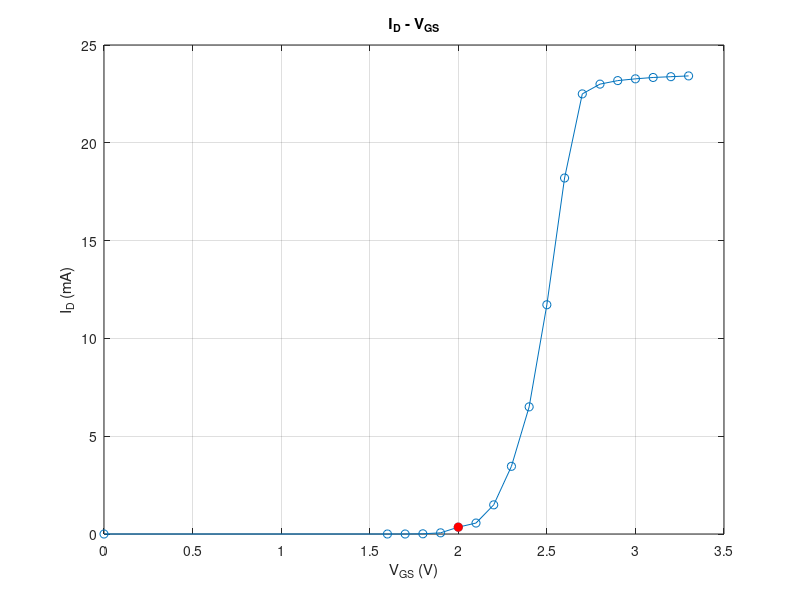

MATLAB code to generate this figure:
VDD=[0 1.6 1.7 1.8 1.9 2.0 2.1 2.2 2.3 2.4 2.5 2.6 2.7 2.8 2.9 3.0 3.1 3.2 3.3];
ID=[0 0 0 0.01 0.06 0.35 0.56 1.49 3.46 6.5 11.72 18.20 22.5 23 23.18 23.27 23.34 23.38 23.42];
plot(VDD,ID,'-o');grid on
xlabel('V_G_S (V)');ylabel('I_D (mA)');
title('I_D - V_G_S');
hold on
i=find(VDD==2.0,1);
plot(VDD(i),ID(i),'or','MarkerFaceColor','r');
hold off
